Frame 1 (no input): blank canvas, image omitted
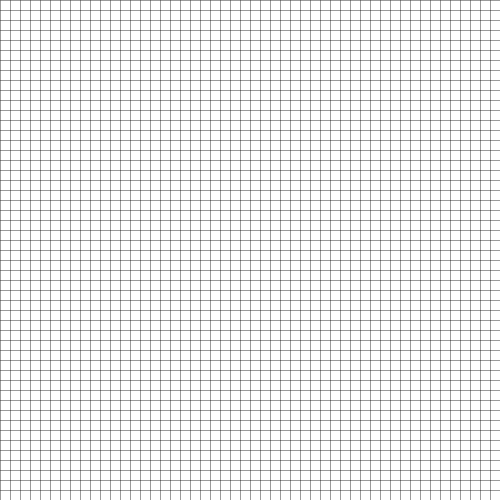
Frame 60 (the mouse pressed at the canvas centre just before this capture)
Frame 120 (the mouse held since frame 60 and released just before this capture): blank canvas, image omitted

The Processing sketch that drew this single still picture (run headless with seeded random() and noise(); from frame 60 on, the mouse is pressed at the canvas centre):

// Processing sketch: processing_79697
// ── processing_79697.pde

int x = 0;
int y = 0;
int endX = 0;
int endY = 0;
 
void setup() {
  size(500, 500);
  frameRate(10);
  noFill();
  
}
 
void draw() 
{
  background(255);
  
  //horizontal
  for (int y = 0; y < endY; y+=10) 
  {
    stroke(0, 100);
    line(0, y, width, y); 
  }
 
  //vertical
  for (int x = 0; x < endX; x+=10) {
    stroke(0, 100);
    line(x, 0, x, height);
  }
 
  endX += 10;
  endY += 10;


  if (mousePressed) 
  {
    endX = 0;
    endY = 0;
    
  }
}
